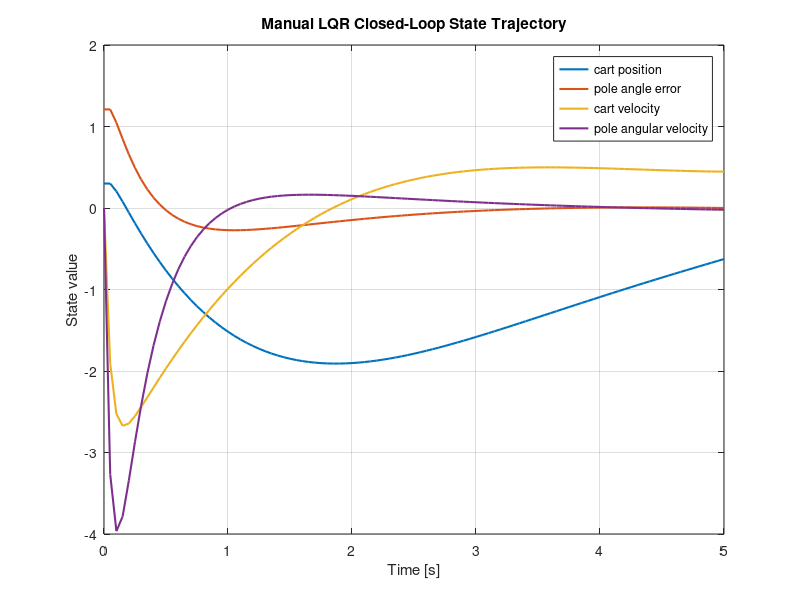
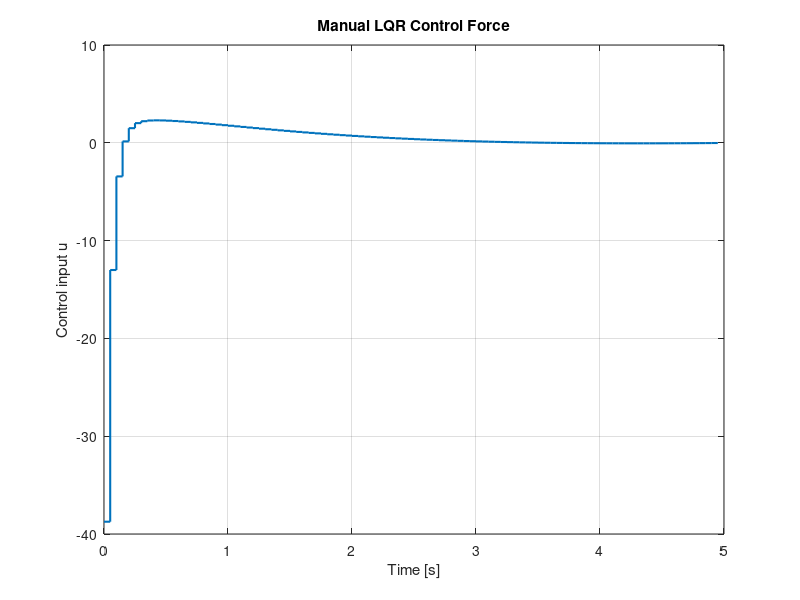
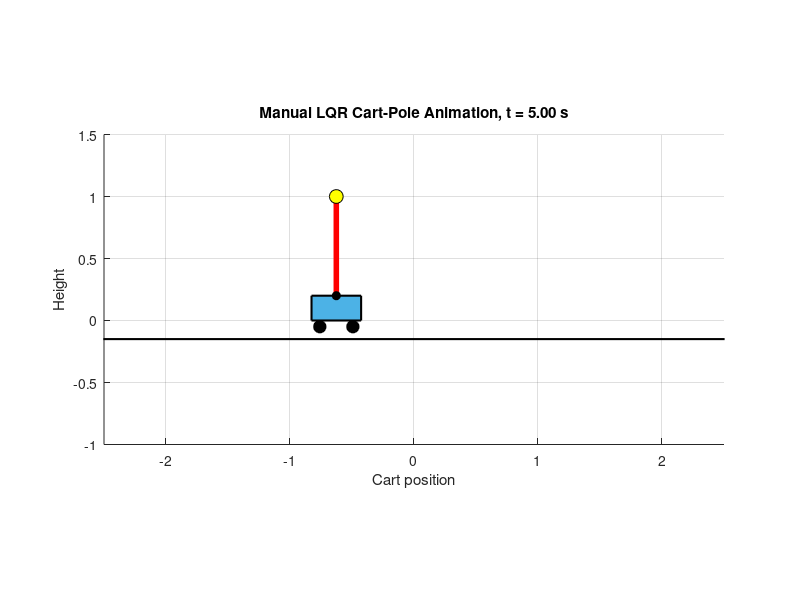

These charts were generated, in order, by the following MATLAB code:
function manual_lqr_cartpole_with_animation()

    clc; clear; close all;

    % ============================================================
    % 1. Time setup
    % ============================================================
    dt = 0.05;
    T = 5.0;
    N = floor(T/dt) + 1;

    % ============================================================
    % 2. Linearized discrete-time cart-pole system
    % 
    % State:
    % x = [cart position error;
    %      pole angle error from upright;
    %      cart velocity;
    %      pole angular velocity]
    %
    % Control:
    % u = cart force
    % ============================================================
    % using a linear approximation of cart-pole behavior near the upright equilibrium
    A = [
        1, 0, dt, 0;
        0, 1, 0, dt;
        0, 0.5*dt, 1, 0;
        0, 10*dt, 0, 1
    ];

    B = [
        0;
        0;
        dt;
        2*dt
    ];

    % ============================================================
    % 3. Cost matrices
    % ============================================================

    Q = diag([1, 100, 1, 10]);
    R = 0.1;
    Qf = Q;

    % ============================================================
    % 4. Manually solve finite-horizon LQR
    %
    % Riccati recursion:
    %
    % P_t = Q + A'P_{t+1}A
    %       - A'P_{t+1}B(R+B'P_{t+1}B)^(-1)B'P_{t+1}A
    %
    % K_t = (R+B'P_{t+1}B)^(-1)B'P_{t+1}A
    %
    % u_t = -K_t x_t
    % ============================================================

    P = zeros(4, 4, N);
    K = zeros(1, 4, N-1);

    % Terminal condition
    P(:, :, N) = Qf;

    % Backward Riccati recursion
    for k = N-1:-1:1

        Pnext = P(:, :, k+1);

        S = R + B' * Pnext * B;

        K(:, :, k) = S \ (B' * Pnext * A);

        P(:, :, k) = Q ...
            + A' * Pnext * A ...
            - A' * Pnext * B * K(:, :, k);

    end

    disp("Initial LQR gain K(:,:,1):");
    disp(K(:, :, 1));

    disp("Initial cost-to-go matrix P(:,:,1):");
    disp(P(:, :, 1));

    % ============================================================
    % 5. Simulate closed-loop system
    % ============================================================

    x = zeros(4, N);
    u = zeros(1, N-1);
    t = zeros(1, N);

    % Initial condition
    x(:,1) = [
        0.3;    % cart position error
        1.21;    % pole angle error from upright, radians
        0.0;    % cart velocity
        0.0     % pole angular velocity
    ];

    for k = 1:N-1

        % Manual LQR control law
        u(:,k) = -K(:, :, k) * x(:,k);

        % Linear system update
        x(:,k+1) = A * x(:,k) + B * u(:,k);

        % Time update
        t(k+1) = t(k) + dt;

    end

    % ============================================================
    % 6. Plot state trajectories
    % ============================================================

    figure;
    plot(t, x(1,:), 'LineWidth', 1.5); hold on;
    plot(t, x(2,:), 'LineWidth', 1.5);
    plot(t, x(3,:), 'LineWidth', 1.5);
    plot(t, x(4,:), 'LineWidth', 1.5);
    grid on;

    xlabel('Time [s]');
    ylabel('State value');
    title('Manual LQR Closed-Loop State Trajectory');
    legend('cart position', ...
           'pole angle error', ...
           'cart velocity', ...
           'pole angular velocity');

    % ============================================================
    % 7. Plot control input
    % ============================================================

    figure;
    stairs(t(1:end-1), u, 'LineWidth', 1.5);
    grid on;

    xlabel('Time [s]');
    ylabel('Control input u');
    title('Manual LQR Control Force');

    % ============================================================
    % 8. Animate cart-pole
    % ============================================================

    figure;
    for k = 1:N
        draw_cartpole(t(k), x(:,k));
        pause(0.03);
    end

end


% ============================================================
% Draw cart-pole animation
% ============================================================

function draw_cartpole(t, x)

    clf;
    hold on;
    axis equal;
    grid on;

    % Drawing parameters
    cart_width = 0.4;
    cart_height = 0.2;
    wheel_radius = 0.05;
    pole_length = 0.8;

    % State variables
    cart_pos = x(1);

    % x(2) is angle error from upright.
    % Upright corresponds to theta = pi.
    theta = pi + x(2);

    % Ground
    plot([-3, 3], [-0.15, -0.15], 'k', 'LineWidth', 1.5);

    % Cart body
    cart_x = cart_pos - cart_width/2;
    cart_y = 0;

    rectangle('Position', ...
        [cart_x, cart_y, cart_width, cart_height], ...
        'FaceColor', [0.3 0.7 0.9], ...
        'EdgeColor', 'k', ...
        'LineWidth', 1.5);

    % Wheels
    wheel_y = cart_y - wheel_radius;

    rectangle('Position', ...
        [cart_pos - cart_width/3 - wheel_radius, ...
         wheel_y - wheel_radius, ...
         2*wheel_radius, ...
         2*wheel_radius], ...
        'Curvature', [1, 1], ...
        'FaceColor', 'k');

    rectangle('Position', ...
        [cart_pos + cart_width/3 - wheel_radius, ...
         wheel_y - wheel_radius, ...
         2*wheel_radius, ...
         2*wheel_radius], ...
        'Curvature', [1, 1], ...
        'FaceColor', 'k');

    % Pivot point
    pivot_x = cart_pos;
    pivot_y = cart_y + cart_height;

    % Pole end point
    pole_x = pivot_x + pole_length * sin(theta);
    pole_y = pivot_y - pole_length * cos(theta);

    % Pole
    plot([pivot_x, pole_x], [pivot_y, pole_y], ...
        'r', 'LineWidth', 4);

    % Pole mass
    plot(pole_x, pole_y, 'ko', ...
        'MarkerSize', 10, ...
        'MarkerFaceColor', 'y');

    % Pivot point
    plot(pivot_x, pivot_y, 'ko', ...
        'MarkerSize', 6, ...
        'MarkerFaceColor', 'k');

    % Plot settings
    xlim([-2.5, 2.5]);
    ylim([-1.0, 1.5]);

    xlabel('Cart position');
    ylabel('Height');
    title(['Manual LQR Cart-Pole Animation, t = ', num2str(t, '%.2f'), ' s']);

    drawnow;

end
